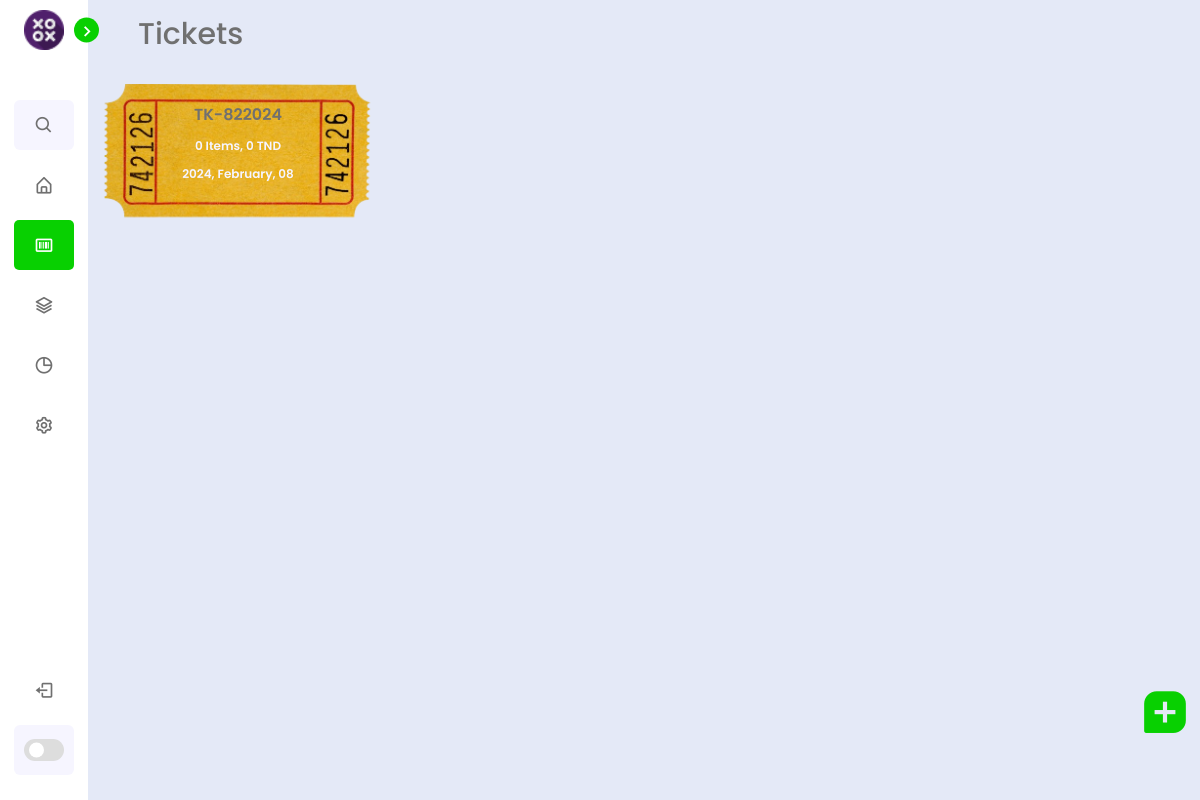
Screenshot of /tickets (signed in) with the database file from the repository.
### tables this page shows
CREATE TABLE "tickets" (
	"id"	INTEGER NOT NULL,
	"createdAt"	TEXT NOT NULL,
	"user"	INTEGER NOT NULL,
	"code"	TEXT NOT NULL,
	PRIMARY KEY("id" AUTOINCREMENT),
	FOREIGN KEY("user") REFERENCES "users"("id")
);

### app.py (the view)
@app.route('/tickets')
def tickets():
    tk = Ticket(session.get("userId"))
    return render_template("tickets.html",session=session,jsonObj=loadJsonFile(),tickets=tk.getAllTickets())

### Models/dbmanager.py (called while the page is built)
def fetchData(strQuery,data):
    conn = sqlite3.connect('moymgmt_v2.db')
    cursor = conn.cursor()
    cursor.execute(strQuery,data)
    rows = cursor.fetchall()
    conn.close()
    return rows

### Models/item.py (called while the page is built)
    def generateTodayTimeStamp(self,prefix="TK"):
        return prefix+"-"+str(datetime.now().day)+str(datetime.now().month)+str(datetime.now().year)

### app.py (called while the page is built)
def loadJsonFile(filename="categories.json"):
    with open(filename, 'r') as file:
        data = json.load(file)
    return data

### templates/tickets.html (shortened to what this page needs)
{% extends "base.html" %}
{% block body %}
<div class="text">Tickets</div>
<div class="ticket-container">
    {% for ticket in tickets %}
    <div class="ticket-card">
        <p><a href="#">{{ ticket[1] }}</a></p>
        <p style="font-size: 12px;">{{ ticket[3] }} Items, {{ ticket[4] }} TND</p>
        <p style="font-size: 12px;">{{ ticket[0] }}</p>
    </div>
    {% endfor %}
</div>
{% endblock %}

### static/css/style.css (style rules this page uses)
* { margin: 0; padding: 0; box-sizing: border-box; font-family: 'Poppins', sans-serif; }
:root { --body-color: #E4E9F7; --sidebar-color: #FFF; --primary-color: #08d001; --primary-color-light: #F6F5FF; --toggle-color: #DDD; --text-color: #707070; --text-color-light:#F6F5FF; --popup-color: #eee; --tran-03: all 0.2s ease; --tran-03: all 0.3s ease; --tran-04: all 0.3s ease; --tran-05: all 0.3s ease; --tran-06: all 1s ease; }
body { min-height: 100vh; background-color: var(--body-color); transition: var(--tran-05); }
.home .text { font-size: 30px; font-weight: 500; color: var(--text-color); padding: 12px 60px; }
.ticket-container { display: grid; grid-template-columns: repeat(auto-fill, minmax(20%, 1fr)); gap: 1px; margin-left: 10px; margin-top: 15px; }
.ticket-card { width: 300px; height: 140px; background-image: url('../images/ticket2.png'); background-size: cover; background-position: center; margin-bottom: 5px; color: var(--text-color-light); text-align: center; padding: 8px; }
.ticket-card p { margin-top: 10px; font-weight: 600; font-size: 16px; }
.ticket-card p a { color: var(--text-color); text-decoration: none; }

### rows the page displays
tickets: code "TK-822024", ticket "0", ticket "2024, February, 08"
